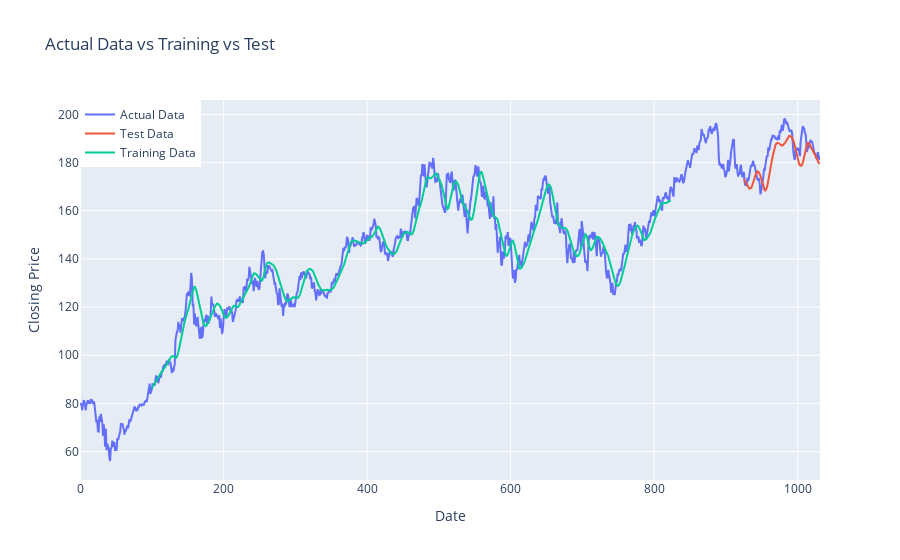

The code cell stored with this chart in its notebook:
### Code cell
# Create traces for all three datasets
trace_actual = go.Scatter(x=df2.index, y=df2['Close'], mode='lines', name='Actual Data', line=dict(width=2))
trace_test = go.Scatter(x=df2.index[len(df2) - len(testPredictPlot):], y=testPredictPlot.flatten(), mode='lines', name='Test Data', line=dict(width=2))
trace_train = go.Scatter(x=df2.index[:len(trainPredictPlot)], y=trainPredictPlot.values.flatten(), mode='lines', name='Training Data', line=dict(width=2))

# Plot layout for all datasets
layout_all = go.Layout(
    title='Actual Data vs Training vs Test',
    xaxis=dict(title='Date'),
    yaxis=dict(title='Closing Price'),
    legend=dict(x=0, y=1, traceorder="normal")
)

# Create figure for all datasets
fig_all = go.Figure(data=[trace_actual, trace_test, trace_train], layout=layout_all)

# Show plot for all datasets
fig_all.show()

### Figure 1 — Plotly figure (JSON) as saved in the notebook; plotly's stock layout.template omitted (floating-point values rounded to 4 significant figures; data arrays with more than 128 entries replaced by an {"elided": "..."} marker saying what was removed)
{"data": [{"line": {"width": 2}, "mode": "lines", "name": "Actual Data", "type": "scatter", "x": {"elided": "1032 int values"}, "y": {"elided": "1032 float values"}}, {"line": {"width": 2}, "mode": "lines", "name": "Test Data", "type": "scatter", "x": {"elided": "1032 int values"}, "y": {"elided": "1032 float values"}}, {"line": {"width": 2}, "mode": "lines", "name": "Training Data", "type": "scatter", "x": {"elided": "1032 int values"}, "y": {"elided": "1032 float values"}}], "layout": {"legend": {"traceorder": "normal", "x": 0, "y": 1}, "title": {"text": "Actual Data vs Training vs Test"}, "xaxis": {"title": {"text": "Date"}}, "yaxis": {"title": {"text": "Closing Price"}}}}
